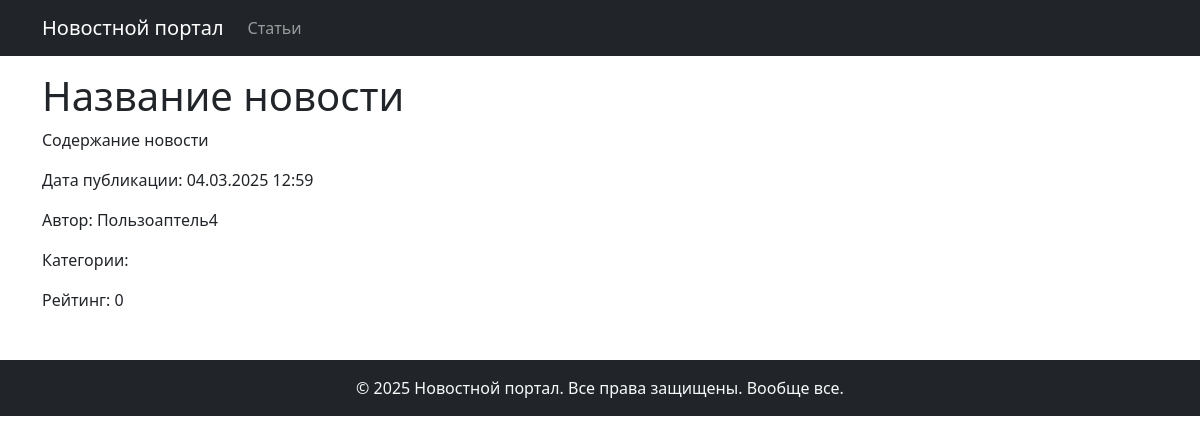
Page /articles/12/ (signed in) on the earlier database version.
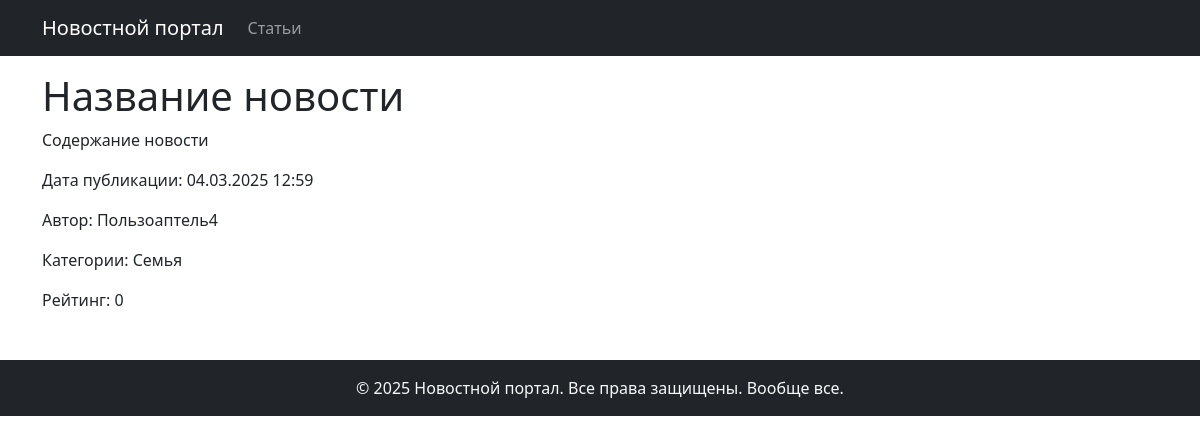
Same page on the later database version.
### biblio/models.py (models this page shows, shortened)
class Category(models.Model):
    name = models.CharField(max_length=255, unique=True)
    subscribers = models.ManyToManyField(User, through='CategorySubscriber', related_name='subscribed_categories')

### biblio/views.py (the view)
# urls.py: path('articles/<int:pk>/', ArticlesDetail.as_view(), name='articles_detail'),
class ArticlesDetail(PermissionRequiredMixin, DetailView):
     model = Post
     template_name = 'articles/articles_detail.html'
     context_object_name = 'article'
     permission_required = ('biblio.view_post',)

### biblio/templatetags/custom_filters.py (called while the page is built)
@register.filter()
def censor (value):
    for word in censor_list:
        value = value.replace(word[1:-1], "*" * len(word[1:-1]))
    return value

### templates/articles/articles_detail.html (shortened to what this page needs)
{% extends 'default.html' %}
{% load custom_filters %}
{% block content %}
    <div class="container mt-3">
        <div class="articles-detail">
            <h1>{{ article.title|censor }}</h1>
            <div class="post-content">
                {{ article.text|censor|linebreaks }}
            </div>
            <div class="post-meta">
                <p>Дата публикации: {{article.created_at|date:"d.m.Y H:i" }}</p>
                <p>Автор: {{article.author.user.username }}</p>
                <p>
                    Категории:
                    {% for category in article.categories.all %}
                        {{ category.name }}{% if not forloop.last %}, {% endif %}
                    {% endfor %}
                </p>
            </div>
            <div class="post-rating">
                <p>Рейтинг: {{article.rating}}</p>
            </div>
        </div>
    </div>
{% endblock content %}

Differences in the rows shown:
added Category: name "Семья"
